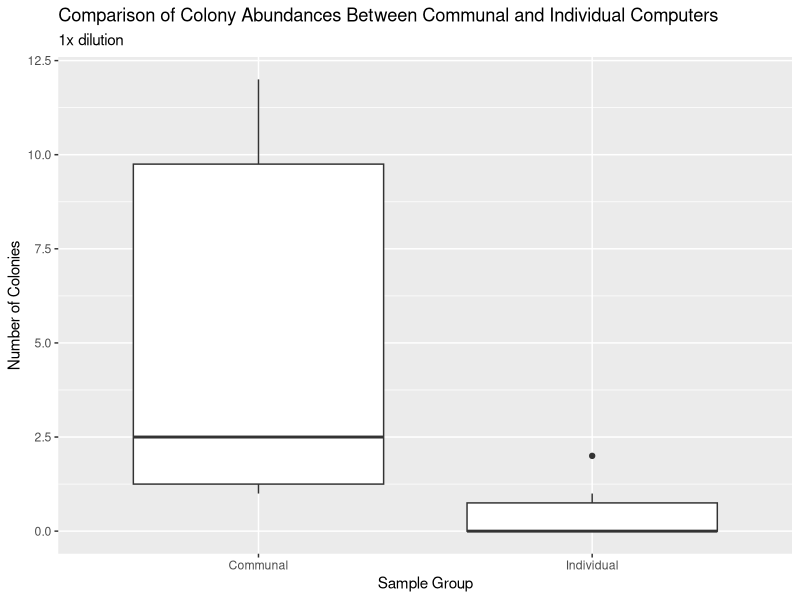
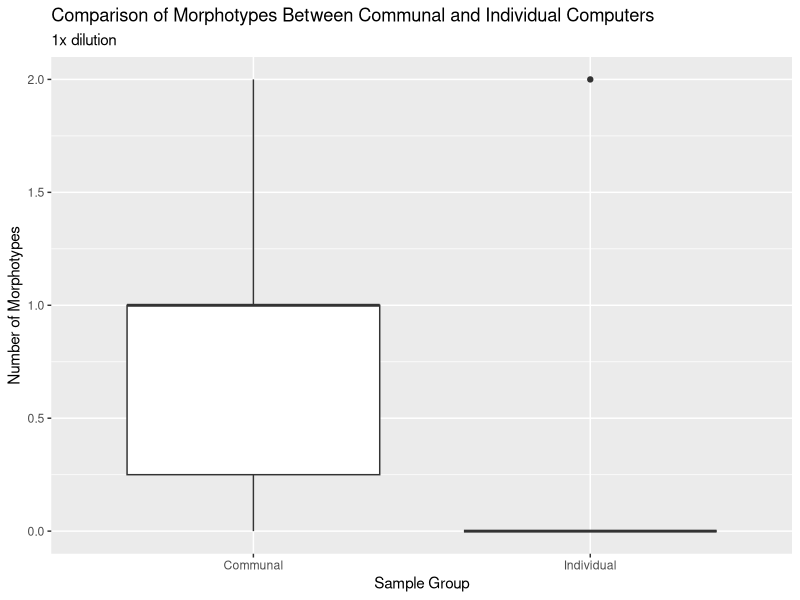

Recreate these plots in R, in order.
## ---- chunk 1
knitr::opts_chunk$set(echo = FALSE, message = FALSE, warning = FALSE)
## ---- chunk 2
library("ggplot2")
library("dplyr")
library("tidyr")
library("readr")
library("broom")
library("knitr")
## ---- chunk 3
# read in the culture data from csv
culture_data <- read_csv(
  "data/raw_data/raw_culture_count_data/BIOL422_culturing_data.csv")
## ---- chunk 4
# filter out only my 1x dilutions and make a boxplot
culture_data %>%
  filter(student_name == "Jacinda Chen") %>%
  filter(dilution_1_10_or_100 == "1") %>%
  ggplot(aes(x = sample_group, y = number_of_colonies)) +
  geom_boxplot() +
  ggtitle(
    "Comparison of Colony Abundances Between Communal and Individual Computers"
    , "1x dilution") +
  xlab("Sample Group") +
  ylab("Number of Colonies")
## ---- chunk 5
# run a statistical test to compare the two groups of abundances
culture_data %>%
  filter(student_name == "Jacinda Chen") %>%
  filter(dilution_1_10_or_100 == "1") %>%
  wilcox.test(data = .,
              number_of_colonies ~ sample_group) %>%
  broom::glance(x = .) %>%
  knitr::kable()
## ---- chunk 6
# Comparison of morphotypes between Communal and Individual computers
culture_data %>%
  filter(student_name == "Jacinda Chen") %>%
  filter(dilution_1_10_or_100 == "1") %>%
  ggplot(aes(x = sample_group, y = as.numeric(number_of_morphotypes))) +
  geom_boxplot() +
  ggtitle(
    "Comparison of Morphotypes Between Communal and Individual Computers"
    , "1x dilution") +
  xlab("Sample Group") +
  ylab("Number of Morphotypes")
## ---- chunk 7
# run a statistical test to compare number of morphotypes between two groups
culture_data %>%
  filter(student_name == "Jacinda Chen") %>%
  filter(dilution_1_10_or_100 == "1") %>%
  wilcox.test(data = .,
              as.numeric(number_of_morphotypes) ~ sample_group) %>%
  broom::glance(x = .) %>%
  knitr::kable()
